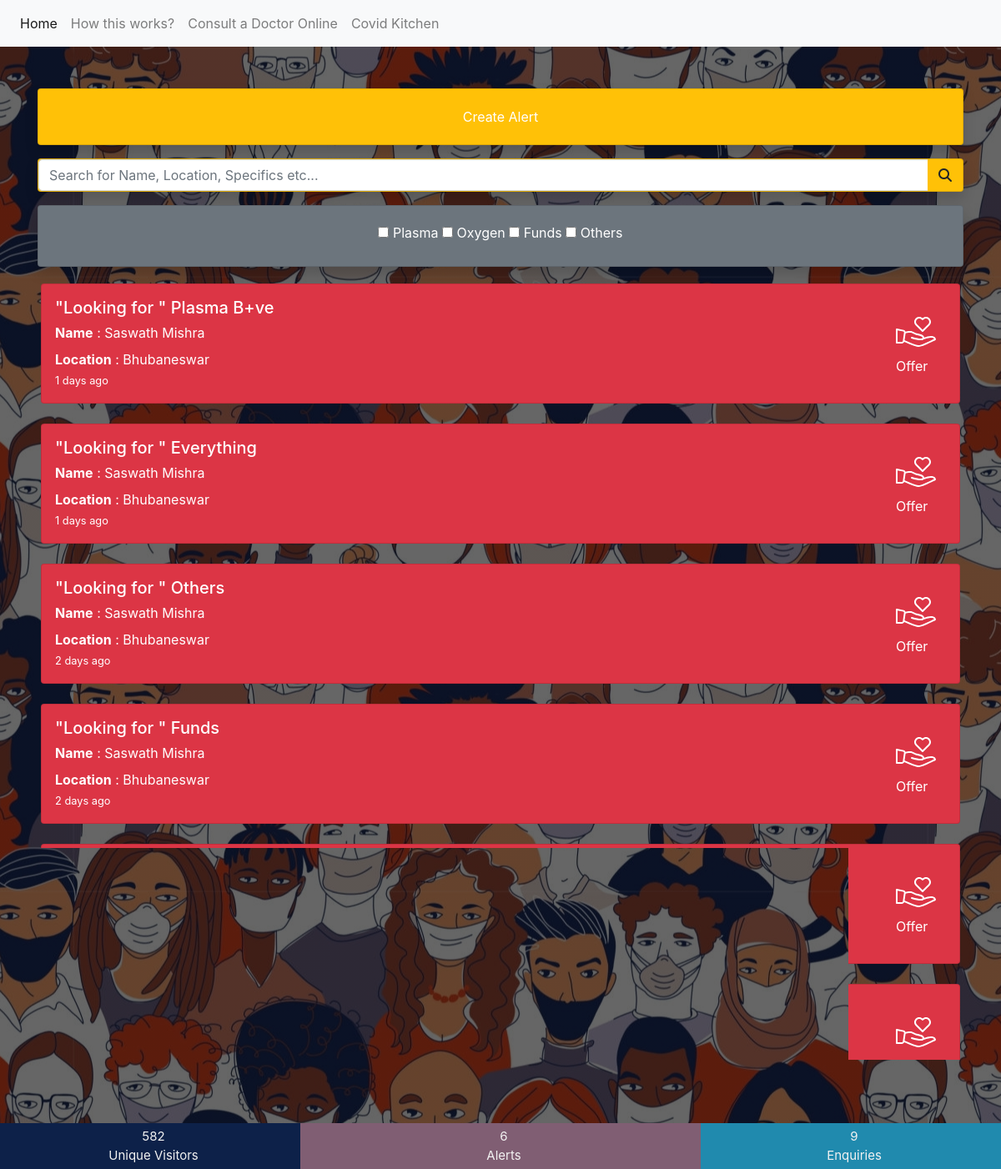
The page / on the database its author committed.
### app/models.py (models this page shows, shortened)
class Alert(models.Model):
    id = models.AutoField(primary_key=True)
    name = models.CharField(max_length=100)
    want = models.BooleanField()
    what = models.CharField(max_length=300)
    location = models.CharField(max_length=300)
    phone = models.CharField(max_length=100)
    datetime = models.DateTimeField(auto_now=True)
    plasma = models.BooleanField(default=False)
    oxygen = models.BooleanField(default=False)
    money = models.BooleanField(default=False)
    others = models.BooleanField(default=False)
    @property
    def get_duration(self):
        now = datetime.utcnow().replace(tzinfo=utc)
        duration = now - self.datetime
        print(self.datetime,now)
        print(duration.days,duration.seconds)
        if duration.days == 0:
            if duration.seconds / 3600 < 1:
                return str(int(duration.seconds / 60)) + " minutes"
            elif duration.days < 1:
                return str(int(duration.seconds / 3600)) + " hours"
        else:
            return str(int(duration.days)) + " days"

### app/views.py (the view)
# urls.py: path('',views.index),
def index(request):
    alerts = Alert.objects.all().order_by("-datetime")
    ip = get_client_ip(request)
    visits = Visit.objects.all()
    if len(visits.filter(ip=ip))==0:
        visit = Visit(ip=ip)
        visit.save()
    count = 580
    enquires = Enquiry.objects.all()
    return render(request,"index.html",{"alerts":alerts,"visits":count+len(visits),'alerts_count':len(alerts),"enquires":len(enquires)})

### app/views.py (called while the page is built)
def get_client_ip(request):
    x_forwarded_for = request.META.get('HTTP_X_FORWARDED_FOR')
    if x_forwarded_for:
        ip = x_forwarded_for.split(',')[0]
    else:
        ip = request.META.get('REMOTE_ADDR')
    return ip

### app/templates/index.html (shortened to what this page needs)
<!DOCTYPE html>
<html lang="en">
<head>
  {% load static %}
  <link rel="stylesheet" href="https://maxcdn.bootstrapcdn.com/bootstrap/4.5.2/css/bootstrap.min.css">
</head>
<body style="
    background:
  linear-gradient(
    rgba(0, 0, 0, 0.6),
    rgba(0, 0, 0, 0.6)
  ),
  url({% static 'bg.jpg' %});
  background-position: center;
  background-attachment: fixed;
  ">
<nav class="navbar navbar-expand-lg navbar-light bg-light">
  <div class="collapse navbar-collapse" id="navbarSupportedContent">
    <ul class="navbar-nav mr-auto">
      <li class="nav-item active">
        <a class="nav-link" href="#">Home <span class="sr-only">(current)</span></a>
      </li>
      <li class="nav-item">
        <a class="nav-link" href="/how-it-works">How this works?</a>
      </li>
      <li class="nav-item">
        <a class="nav-link" target="_blank" href="https://www.pdochealth.com">Consult a Doctor Online</a>
      </li>
      <li class="nav-item">
        <a class="nav-link" target="_blank" href="{% url 'covid_kitchen' %}">Covid Kitchen</a>
      </li>
    </ul>
  </div>
</nav>
<div class="main w-100">
<div class="container mt-3">
    <div class="card bg-warning text-white shadow">
    <button class="btn btn-default card-body text-white" data-toggle="modal" data-target="#modalForm">Create Alert</button>
  </div>
</div>
  <div class="container mt-3">
    <div class="card bg-warning text-white shadow">
    <div class="input-group">
      <input type="text" class="form-control" id="search-item" placeholder="Search for Name, Location, Specifics etc...">
      <div class="input-group-append">
        <button class="btn btn-warning" type="button">
          <i class="fa fa-search"></i>
        </button>
      </div>
    </div>
  </div>
</div>
  <div class="container mt-3">
    <div class="card bg-secondary text-white shadow">
    <div class="card-body text-white text-center">
        <div class="control-group">
      <div class="controls span2">
        <label class="checkbox">
            <input type="checkbox" class="filters" value="plasma"> Plasma
        </label>
        <label class="checkbox">
            <input type="checkbox" class="filters" value="oxygen"> Oxygen
        </label>
        <label class="checkbox">
            <input type="checkbox" class="filters" value="funds"> Funds
        </label>
        <label class="checkbox">
            <input type="checkbox" class="filters" value="others"> Others
        </label>
    </div>
    </div>
  </div>
</div>
<div class="container p-1 mt-3 entries">
  {% for alert in alerts %}
  <div class="card {% if alert.want %} bg-danger {% else %} bg-success {% endif %} text-white p-3 entry" data-type="{% if alert.plasma %} plasma {% endif %} {% if alert.oxygen %} oxygen {% endif %} {% if alert.money %} funds {% endif %} {% if alert.others %} others {% endif %}">
    <div class="row justify-content-end">
    <div class="col-8">
      <h5 class="card-title what">       {% if alert.want %} "Looking for " {% else %} "Has" {% endif %} {{alert.what}} </h5>
      <p class="card-subtitle mb-2 text-white name"> <b>Name</b> : {{alert.name}}</p>
      <h7 class="card-text location"> <b>Location</b> : {{alert.location}}</h7>
      <br><small>{{alert.get_duration}} ago</small>
    </div>
    <div class="col-4 clickable mt-3" onclick="$('#respond-alert').attr('alert-id','{{alert.id}}');$('#enquiryForm').modal('show');">
      {% if alert.want %}
      <div class="float-right">
          <span>
            <i class="give-icon"></i>
          </span>
          <p>Offer</p>
        </div>
      {% endif %}
    </div>
    </div>
  </div>
  <br>
  {% endfor %}
</div>
</div>
  <div class="stats-bar">
    <a href="#" class="smitem1">
      <div class="container-fluid">
        <div class="row no-gutters">
          <div class="col-12 text-center pl-2">
            <span class="sideHide"><span id="doctors">{{visits}}</span><br>Unique Visitors</span>
          </div>
        </div>
      </div>
    </a>
    <a href="#" class="smitem2">
      <div class="container-fluid">
        <div class="row no-gutters">
          <div class="col-12 text-center pl-2">
            <span class="sideHide"><span id="doctors">{{alerts_count}}</span><br>Alerts</span>
          </div>
        </div>
      </div>
    </a>
    <a href="#" class="smitem3">
      <div class="container-fluid">
        <div class="row no-gutters">
          <div class="col-12 text-center pl-2">
            <span class="sideHide"><span id="doctors">{{enquires}}</span><br>Enquiries</span>
          </div>
        </div>
      </div>
    </a>
  </div>
</body>
</html>

### app/templates/index.html (style rules this page uses)
.stats-bar { overflow: hidden; display: block; background-color: #333; position: fixed; bottom: 0; width: 100% !important; z-index: 99; }
.stats-bar a { float: left; display: block; color: #f2f2f2; text-align: center; text-decoration: none; padding: 5px 0px 5px 0px; font-size: 17px; font-size: 15px; }
.smitem1 { background: #0D2149; color: white; width: 30%; }
.smitem2 { background: #805E73; color: white; width: 40%; }
.smitem3 { background: #208AAE; color: white; width: 30%; }

### rows shown on the page
Alert: want "\"Looking for \"", what "Plasma B+ve", name "Saswath Mishra", location "Bhubaneswar", get_duration "1 days"
Alert: want "\"Looking for \"", what "Everything", name "Saswath Mishra", location "Bhubaneswar", get_duration "1 days"
Alert: want "\"Looking for \"", what "Others", name "Saswath Mishra", location "Bhubaneswar", get_duration "2 days"
Alert: want "\"Looking for \"", what "Funds", name "Saswath Mishra", location "Bhubaneswar", get_duration "2 days"
Alert: want "\"Looking for \"", what "Oxygen", name "Saswath Mishra", location "Bhubaneswar", get_duration "2 days"
Alert: want "\"Looking for \"", what "Plasma", name "Saswath Mishra", location "Bhubaneswar", get_duration "2 days"

### other values the page prints
{{ visits }} "582"
{{ alerts_count }} "6"
{{ enquires }} "9"
